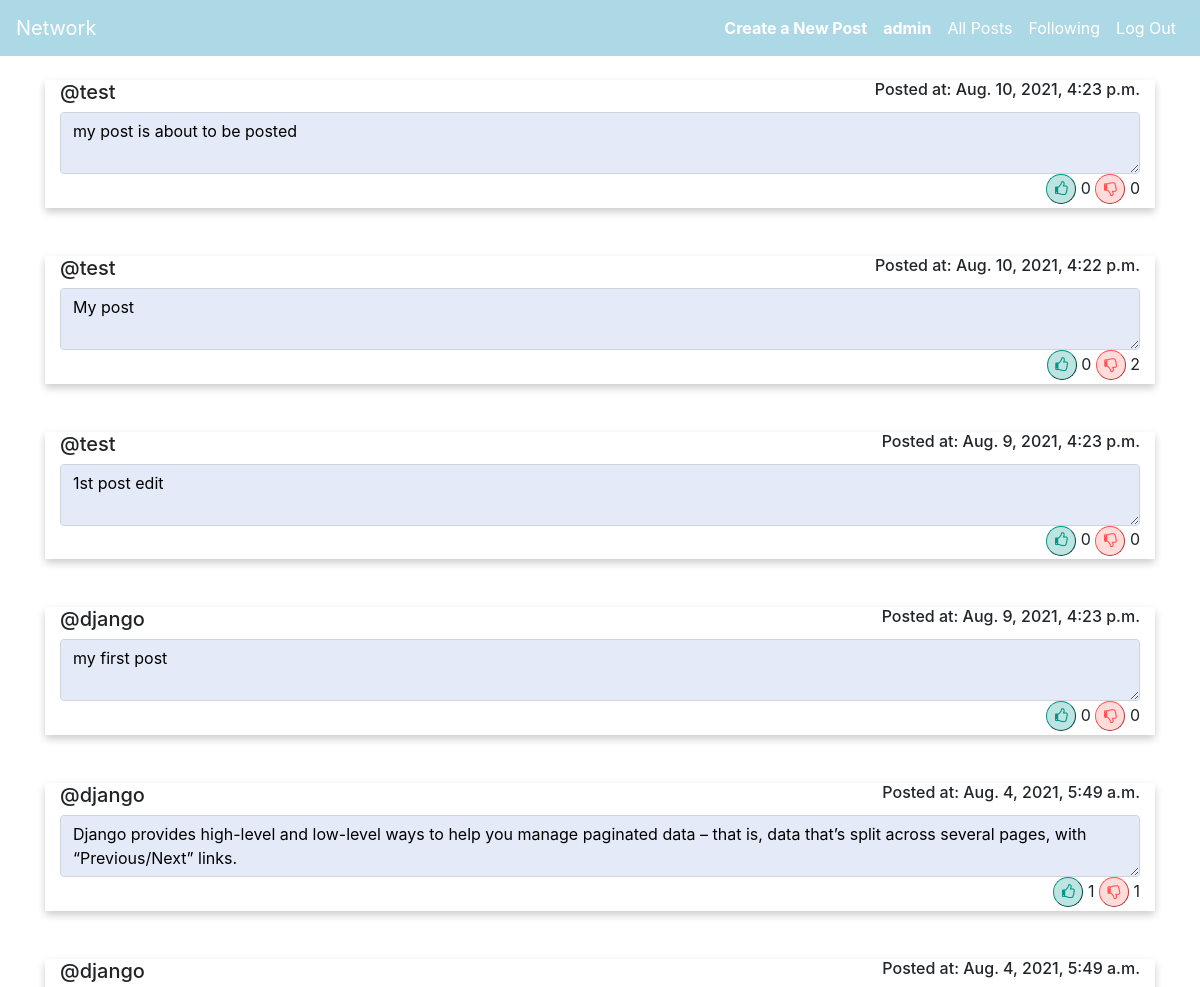
Page /following_page (signed in, upper part) on the earlier database version.
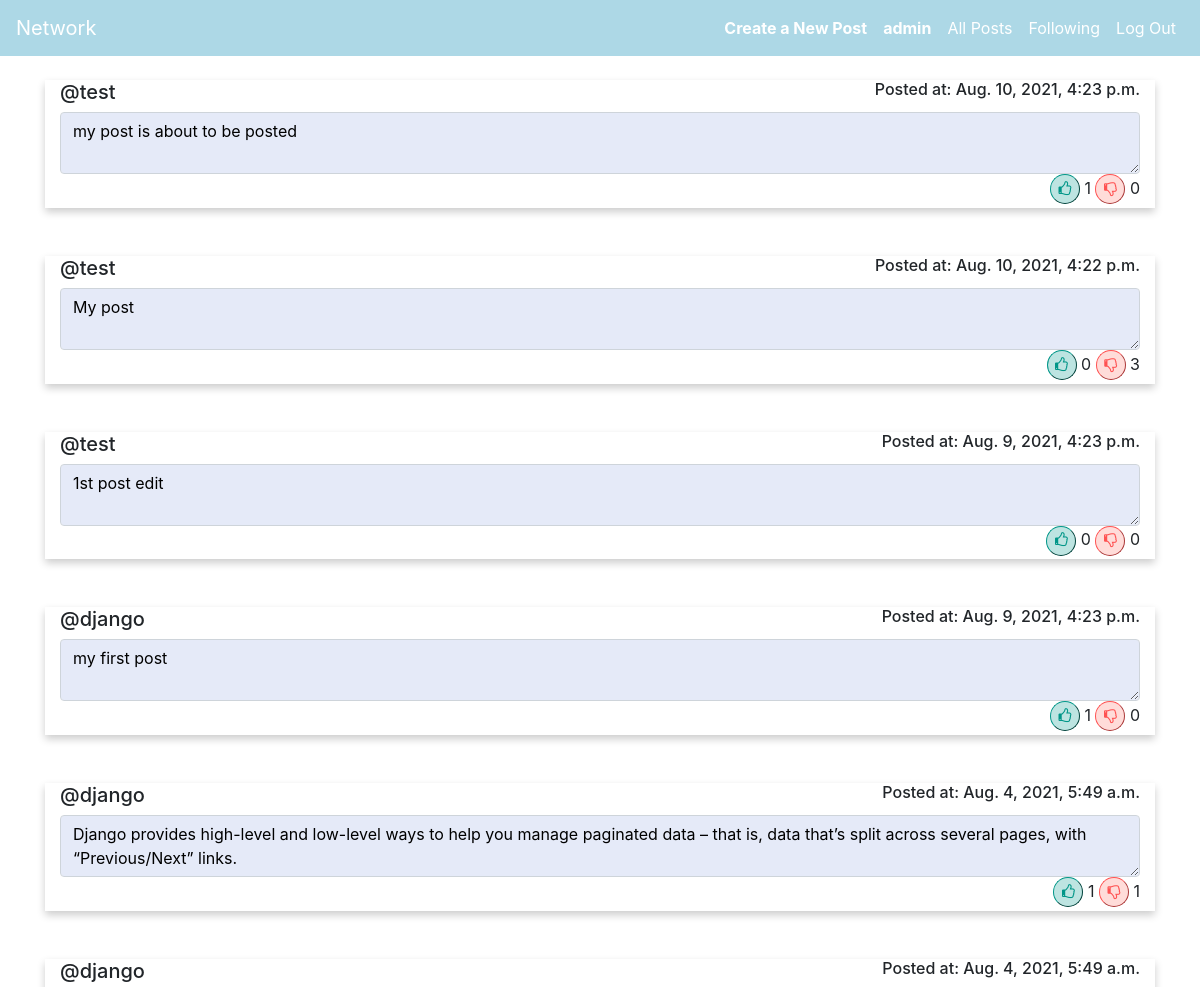
Same page on the later database version.
### network/models.py (models this page shows, shortened)
class Post(models.Model):
    user = models.ForeignKey(
        User, on_delete=models.CASCADE, related_name="post_creator")
    title = models.CharField(max_length=250,default='Title')
    date_posted = models.DateTimeField(auto_now_add=True, blank=True)
    likes = models.IntegerField(default=0)
    dislikes = models.IntegerField(default=0)

class User(AbstractUser):
    followers  = models.IntegerField(default=0)
    followings =models.IntegerField(default=0)

### network/views.py (the view)
@login_required(login_url='/login')
def followig_page(request):
    usr = request.user.id
    following = Follower.objects.filter(main_user=usr)
    folloiwng_list =[]
    for follows in following:
        folloiwng_list.append(follows.user_follower.id)
    following_posts  = Post.objects.filter(user_id__in=folloiwng_list).order_by('-date_posted')
    lst =[]
    if (following_posts.count() >0):
        for i in following_posts:
           lst.append( i.id)
    if(len(lst)>0):
        for i in lst:
            post_obj =Post.objects.get(id= i)
            like_count = Like.objects.filter(post_id = post_obj.id,user_liked=True)
            dislike_count =Like.objects.filter(post_id = post_obj.id,user_disliked=True)
            Post.objects.filter(id=i).update(likes=like_count.count(),dislikes=dislike_count.count())
    post_paginator = Paginator(following_posts,10)
    page_num = request.GET.get('page')
    page = post_paginator.get_page(page_num)
    return render(request, "network/following_page.html",{
        "all_posts":page
    })

### network/templates/network/following_page.html (shortened to what this page needs)
{% extends "network/layout.html" %}
{% load static %}
{% block body %}
{%  for p in all_posts.object_list  %}
<div id="view_all_post">
    <div class="timeline">
        <div class="container left">
                    <div class="content">
                      <div style="clear: both">
                        <h5 style="float: left;">@{{p.user.username}}</h5>
                        <h6 style="float: right;">Posted at: {{p.date_posted}}</h6>
                      </div>
                      <textarea class="form-control"
                      disabled style="background-color:rgb(229, 234, 248); color:black; margin-top: 10px;"
                      id="{{ p.id }}p" readonly>{{ p.title }}</textarea>
                      <div id = "like_buttons_{{ p.id }}" style="text-align: right;">
                        <button class="olike" id = "{{p.id}}l">
                          <i class="fa fa-thumbs-o-up" aria-hidden="true"></i>
                        </button>
                        <label id="lbl{{p.id}}">{{p.likes}} </label>
                        <button class="vdislike" id = "{{p.id}}dl">
                          <i class="fa fa-thumbs-o-down" aria-hidden="true"> </i>
                        </button>
                        <label id="lbd{{p.id}}" >{{p.dislikes}} </label>
                      </div>
                    </div>
        </div>
      </div>
</div>
<br></br>
{% endfor %}
{% endblock %}

Differences in the rows shown:
changed Post "Aug. 10, 2021, 4:23 p.m.": likes "0" → "1"
changed Post "Aug. 10, 2021, 4:22 p.m.": dislikes "2" → "3"
changed Post "my first post": likes "0" → "1"
